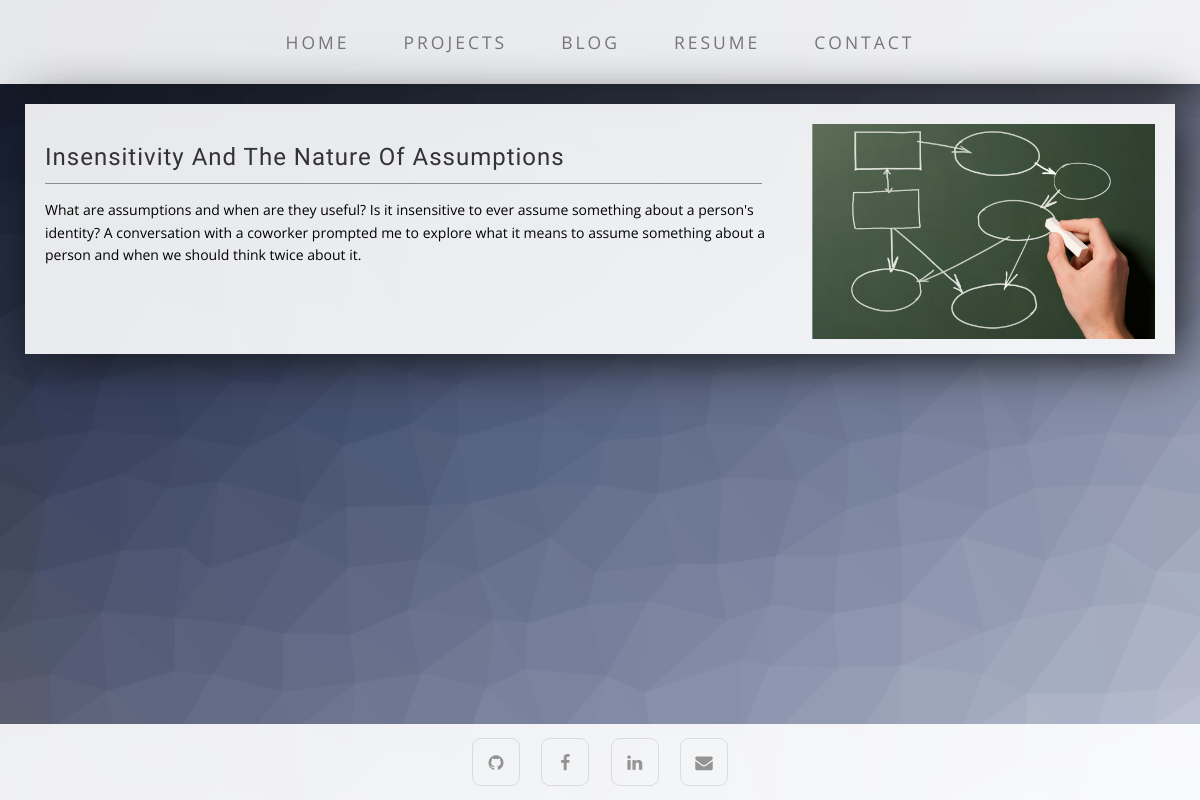
Page /blog on the committed database.
### tables this page shows
CREATE TABLE post_summaries (
  id integer primary key autoincrement,
  prefix text not null,
  type text not null,
  title text not null,
  summary text not null,
  thumbnail_img_url text not null,
  'date' text not null
);

### flaskapp.py (the view)
@flask_app.route('/blog')
def blog_page():
	context = _gen_page_context('Blog')
	_add_thumbnails(context)
	return render_template('blog.html', context=context)

### flaskapp.py (called while the page is built)
def connect_db():
    rv = sqlite3.connect(flask_app.config['DATABASE'])
    rv.row_factory = sqlite3.Row
    return rv

def get_db():
    if not hasattr(g, 'sqlite_db'):
        g.sqlite_db = connect_db()
    return g.sqlite_db

def _gen_page_context(page):
	"""Generates the templating context for a given page load"""
	context = {}
	context['page'] = page
	return context

def _add_thumbnails(context):
	"""Adds a list of post/project thumbnails to the page context loaded from the db"""
	if context['page'] == "Projects":
		page_type = 'project'
	else:
		page_type = 'blog'
	db = get_db()
	cur = db.execute('select id, prefix, title, summary, thumbnail_img_url from post_summaries '\
					 'where type = ? order by id desc', [page_type])
	results = cur.fetchall()
	if context['page'] == "Projects":
		context['projects'] = results
	else:
		context['posts'] = results

### templates/blog.html (shortened to what this page needs)
<!DOCTYPE html>
<html lang="en">
{% include 'components/head.html' %}
<body>
    {% include 'components/navbar.html' %}
    <div class="container">
	{% for post in context.posts %}
		<div class="row">
    	{% include "components/post_thumbnail.html" %}
		</div>
	{% endfor %}
    </div>
    {% include 'components/footer.html' %}
</body>
</html>

### templates/components/post_thumbnail.html
<div class="col-sm-12 post-column">
	<a class="hvr-grow post-box" href="post/{{post.id}}">
		<div class="box">
			<div class="row">
				<div class="col-sm-8 ">
			    	<h3 class="page-header">{{ post.title }}</h3>
			   		<p class="summary">{{ post.summary }}</p>
			   	</div>
			   	<div class="col-sm-4 ">
			    	<img class="center-block img-full" src="{{ url_for('static', filename=post.thumbnail_img_url) }}">
			    </div>
		   	</div>
		</div>
	</a>
</div>

### static/css/custom.css (style rules this page uses)
body { font-family: "Open Sans","Helvetica Neue",Helvetica,Arial,sans-serif; background: url('../img/bg.png') no-repeat center fixed; -webkit-background-size: cover; -moz-background-size: cover; background-size: cover; -o-background-size: cover; padding-bottom: 85px; }
html { position: relative; min-height: 100%; }
h1, h2, h3, h4, h5, h6 { font-family: "Enriqueta"; font-weight: 400; letter-spacing: 1px; }
p { font-size: 1.25em; line-height: 1.6; color: #000; }
.box { margin-bottom: 30px; padding: 30px 15px; background: rgba(255,255,255,0.9); box-shadow: 5px 5px 50px #151515; }
.post-box { min-width: 100%; }
.post-column { padding-left: 10px; padding-right: 10px; }
.post-column .box { padding: 20px 15px 15px 15px; }
.post-column [class^="col-"] { padding-left: 20px; padding-right: 20px; }
.post-column .page-header { color: #333; padding-bottom: 13px; margin: 20px 10px 15px 0px; border-bottom: 1px solid #8e8e8e; }
.post-column .summary { text-decoration: none; font-size: 1em; margin: 0px; }
a.hvr-grow { text-decoration: none !important; }
.hvr-grow { display: inline-block; vertical-align: middle; -webkit-transform: perspective(1px) translateZ(0); transform: perspective(1px) translateZ(0); box-shadow: 0 0 1px transparent; -webkit-transition-duration: 0.3s; transition-duration: 0.3s; -webkit-transition-property: transform; transition-property: transform; }
.img-full { max-width: 100%; height: auto; margin-left: auto; margin-right: auto; }
@media screen and (min-width:1200px) { .box:after { content: ''; display: table; clear: both; } }

### rows in the picture
post_summaries: title "Insensitivity And The Nature Of Assumptions", summary "What are assumptions and when are they useful? Is it insensitive to ever assume something about a person's identity? A conversation with a coworker prompted me to explore what it means to assume something about a person and when we should think twice about it.", thumbnail_img_url (picture)
